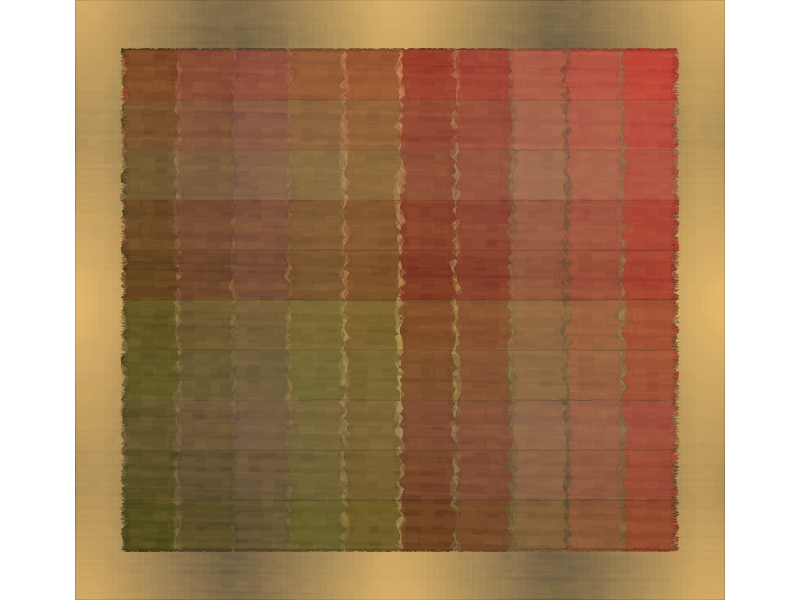

Source code (R):
## ---- chunk 1
#=============================================================================#
#Library Load-in---------------------------------------------------------------
#=============================================================================#
library(dplyr)
library(purrr)
library(ggplot2)

#=============================================================================#
#Data Set-up-------------------------------------------------------------------
#=============================================================================#

#Number of strips#
n = 10

#Horizontal Strips#
canvas <- tibble(x = c(seq(0,1, length = 100),
                       rep(1,100),
                       seq(1,0, length = 100),
                       rep(0,100)),
                 y = c(rep(0,100),
                       seq(0,10, length = 100),
                       rep(10, 100),
                       seq(10,0, length = 100)))

#Vertical Strips#
canvas2 <- tibble(y = c(seq(0,1, length = 100),
                       rep(1,100),
                       seq(1,0, length = 100),
                       rep(0,100)),
                 x = c(rep(0,100),
                       seq(0,11, length = 100),
                       rep(11, 100),
                       seq(11,0, length = 100)))

#Scale transformations
trans <- seq(0,10, length = n)
trans2 <- seq(0,9, length = n)

#Color options#
color_pal <- colorRampPalette(sort(c("#ba3834","#731b18","#6a6a2a","#3d3d12","#634d41","#9e7057")))(n)
border_pal <- map_chr(color_pal, ~colorRampPalette(c(.x, "#000000"))(10)[4])

#Iteration Options#
cube_opts <- list(trans, color_pal, border_pal)
cube_opts2 <- list(trans2, color_pal, border_pal)

#Strips data compilation#
cubes <- pmap_df(cube_opts, ~canvas |>
                  mutate(x = x +..1,
                         fill = ..2,
                         color = ..3,
                         group = ..1))

verts <- pmap_df(cube_opts2, ~canvas2 |>
                   mutate(y = y +..1,
                          fill = ..2,
                          color = ..3,
                          group = ..1))

#Overall texture data#
texture <- tibble(x = -1,
                  xend = 12,
                  y = seq(-2,12, length = 100),
                  yend = y,
                  color = colorRampPalette(c("#EEC373","#333333","#EEC373","#333333","#EEC373"))(100))

texture2 <- tibble(y = -2,
                  yend = 12,
                  x = seq(-1,12, length = 100),
                  xend = x,
                  color = colorRampPalette(c("#EEC373","#333333","#EEC373","#333333","#EEC373"))(100))

texture3 <- tibble(x = seq(-1,12, length = 50),
                   y = seq(-2,12, length = 50)) |>
  expand.grid()

#=============================================================================#
#Final Piece-------------------------------------------------------------------
#=============================================================================#
cubes |>
  ggplot(aes(x,y, group = group))+
  theme_void()+
  theme(plot.background = element_rect(fill = "#EEC373"))+
  geom_polygon(position = position_jitter(width = .09), 
               color = cubes$color, 
               fill = cubes$fill, 
               linewidth = .1)+
  geom_segment(data = texture, aes(x,y, xend = xend, yend = yend), 
               inherit.aes = FALSE, 
               color = texture$color, 
               alpha = .1, 
               linewidth = 20)+
  geom_polygon(position = position_jitter(width = .09), 
               color = cubes$color, 
               fill = cubes$fill, 
               linewidth = .1, 
               alpha = .9)+
  geom_segment(data = texture2, aes(x,y, xend = xend, yend = yend), 
               inherit.aes = FALSE, 
               color = texture2$color, 
               alpha = .1, 
               linewidth = 20)+
  geom_polygon(position = position_jitter(width = .09), 
               color = cubes$color, 
               fill = cubes$fill, 
               linewidth = .1, 
               alpha = .9)+
  geom_polygon(position = position_jitter(width = .09), 
               color = cubes$color, 
               fill = cubes$fill, 
               linewidth = .1, 
               alpha = .4)+
  geom_polygon(data = verts, 
               position = position_jitter(width = .09), 
               color = verts$color, 
               fill = verts$fill, 
               linewidth = .1, 
               alpha = .4)+
  geom_path(data = texture3, aes(x,y, group = 1), 
            linewidth = sample(seq(1,10, length = 50), nrow(texture3), replace = TRUE), 
            color = "#EEC373", 
            alpha = .05, 
            position = position_jitter(width = .05, height = .03))+
  coord_equal(expand = FALSE, 
                  xlim = c(-1,12), 
                  ylim = c(-1,11))

# ggsave("images/24.png",
#        dpi = 300,
#        device = "png",
#        bg = "transparent")
